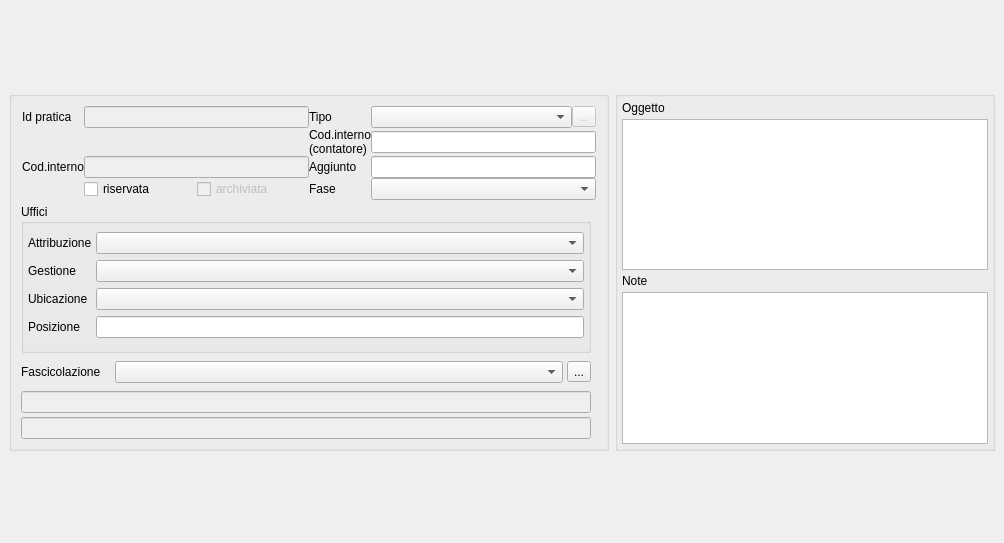
<?xml version="1.0" encoding="UTF-8"?>
<ui version="4.0">
 <class>MainWindow</class>
 <widget class="QMainWindow" name="MainWindow">
  <property name="geometry">
   <rect>
    <x>0</x>
    <y>0</y>
    <width>1004</width>
    <height>543</height>
   </rect>
  </property>
  <property name="windowTitle">
   <string>Pratiche</string>
  </property>
  <property name="searchcolumns" stdset="0">
   <string>&gt;idpratica&lt;,&gt;codiceinterno&lt;,fase,&lt;descrizioner&gt;,&gt;attribuzione&lt;</string>
  </property>
  <property name="sortcolumn" stdset="0">
   <number>0</number>
  </property>
  <property name="sortorder" stdset="0">
   <string>&gt;</string>
  </property>
  <property name="nodelete" stdset="0">
   <bool>true</bool>
  </property>
  <widget class="QWidget" name="centralwidget">
   <layout class="QGridLayout" name="gridLayout_5" columnstretch="0,0,0">
    <item row="0" column="0">
     <widget class="QGroupBox" name="groupBox_2">
      <property name="enabled">
       <bool>true</bool>
      </property>
      <property name="minimumSize">
       <size>
        <width>600</width>
        <height>300</height>
       </size>
      </property>
      <property name="maximumSize">
       <size>
        <width>600</width>
        <height>16777215</height>
       </size>
      </property>
      <property name="title">
       <string/>
      </property>
      <layout class="QGridLayout" name="gridLayout_3">
       <property name="verticalSpacing">
        <number>4</number>
       </property>
       <item row="2" column="0">
        <layout class="QHBoxLayout" name="horizontalLayout_3">
         <property name="spacing">
          <number>4</number>
         </property>
         <property name="topMargin">
          <number>4</number>
         </property>
         <property name="bottomMargin">
          <number>4</number>
         </property>
         <item>
          <widget class="QLabel" name="label_14">
           <property name="minimumSize">
            <size>
             <width>90</width>
             <height>0</height>
            </size>
           </property>
           <property name="maximumSize">
            <size>
             <width>90</width>
             <height>20</height>
            </size>
           </property>
           <property name="text">
            <string>Fascicolazione</string>
           </property>
           <property name="buddy">
            <cstring>comboBoxTitolario</cstring>
           </property>
          </widget>
         </item>
         <item>
          <widget class="com.axiastudio.pypapi.ui.widgets.PyPaPiComboBox" name="comboBoxTitolario">
           <property name="column" stdset="0">
            <string>Fascicolo</string>
           </property>
           <property name="search" stdset="0">
            <bool>true</bool>
           </property>
          </widget>
         </item>
         <item>
          <widget class="QToolButton" name="toolButtonTitolario">
           <property name="enabled">
            <bool>true</bool>
           </property>
           <property name="text">
            <string>...</string>
           </property>
          </widget>
         </item>
        </layout>
       </item>
       <item row="1" column="0">
        <widget class="QGroupBox" name="groupBox_3">
         <property name="title">
          <string>Uffici</string>
         </property>
         <layout class="QGridLayout" name="gridLayout">
          <property name="leftMargin">
           <number>4</number>
          </property>
          <property name="topMargin">
           <number>8</number>
          </property>
          <property name="rightMargin">
           <number>4</number>
          </property>
          <property name="bottomMargin">
           <number>8</number>
          </property>
          <property name="horizontalSpacing">
           <number>4</number>
          </property>
          <property name="verticalSpacing">
           <number>6</number>
          </property>
          <item row="0" column="0">
           <widget class="QLabel" name="label_8">
            <property name="text">
             <string>Attribuzione</string>
            </property>
            <property name="buddy">
             <cstring>comboBox_attribuzione</cstring>
            </property>
           </widget>
          </item>
          <item row="0" column="1">
           <widget class="com.axiastudio.pypapi.ui.widgets.PyPaPiComboBox" name="comboBox_attribuzione">
            <property name="column" stdset="0">
             <string>attribuzione</string>
            </property>
            <property name="search" stdset="0">
             <bool>true</bool>
            </property>
            <property name="export" stdset="0">
             <bool>true</bool>
            </property>
           </widget>
          </item>
          <item row="1" column="0">
           <widget class="QLabel" name="label_9">
            <property name="text">
             <string>Gestione</string>
            </property>
            <property name="buddy">
             <cstring>comboBox_gestione</cstring>
            </property>
           </widget>
          </item>
          <item row="1" column="1">
           <widget class="com.axiastudio.pypapi.ui.widgets.PyPaPiComboBox" name="comboBox_gestione">
            <property name="column" stdset="0">
             <string>gestione</string>
            </property>
            <property name="search" stdset="0">
             <bool>true</bool>
            </property>
            <property name="export" stdset="0">
             <bool>true</bool>
            </property>
           </widget>
          </item>
          <item row="2" column="0">
           <widget class="QLabel" name="label_10">
            <property name="text">
             <string>Ubicazione</string>
            </property>
            <property name="buddy">
             <cstring>comboBox_5</cstring>
            </property>
           </widget>
          </item>
          <item row="2" column="1">
           <widget class="com.axiastudio.pypapi.ui.widgets.PyPaPiComboBox" name="comboBox_5">
            <property name="column" stdset="0">
             <string>ubicazione</string>
            </property>
            <property name="search" stdset="0">
             <bool>true</bool>
            </property>
            <property name="export" stdset="0">
             <bool>true</bool>
            </property>
           </widget>
          </item>
          <item row="3" column="0">
           <widget class="QLabel" name="label_19">
            <property name="text">
             <string>Posizione</string>
            </property>
            <property name="buddy">
             <cstring>lineEdit_4</cstring>
            </property>
           </widget>
          </item>
          <item row="3" column="1">
           <widget class="QLineEdit" name="lineEdit_4">
            <property name="column" stdset="0">
             <string>dettaglioubicazione</string>
            </property>
            <property name="search" stdset="0">
             <bool>true</bool>
            </property>
           </widget>
          </item>
         </layout>
        </widget>
       </item>
       <item row="0" column="0" colspan="2">
        <layout class="QGridLayout" name="gridLayout_2">
         <property name="leftMargin">
          <number>1</number>
         </property>
         <property name="rightMargin">
          <number>1</number>
         </property>
         <property name="bottomMargin">
          <number>0</number>
         </property>
         <item row="0" column="0">
          <widget class="QLabel" name="label">
           <property name="text">
            <string>Id pratica</string>
           </property>
           <property name="buddy">
            <cstring>lineEdit_Idpratica</cstring>
           </property>
          </widget>
         </item>
         <item row="0" column="1">
          <widget class="QLineEdit" name="lineEdit_Idpratica">
           <property name="enabled">
            <bool>false</bool>
           </property>
           <property name="column" stdset="0">
            <string>idpratica</string>
           </property>
           <property name="search" stdset="0">
            <bool>true</bool>
           </property>
           <property name="export" stdset="0">
            <bool>true</bool>
           </property>
          </widget>
         </item>
         <item row="0" column="2">
          <widget class="QLabel" name="label_4">
           <property name="text">
            <string>Tipo</string>
           </property>
           <property name="buddy">
            <cstring>comboBox_tipo</cstring>
           </property>
          </widget>
         </item>
         <item row="1" column="2">
          <widget class="QLabel" name="label_11">
           <property name="text">
            <string>Cod.interno 
(contatore)</string>
           </property>
           <property name="buddy">
            <cstring>lineEdit_ContatoreCodice</cstring>
           </property>
          </widget>
         </item>
         <item row="1" column="3">
          <widget class="QLineEdit" name="lineEdit_ContatoreCodice">
           <property name="enabled">
            <bool>true</bool>
           </property>
           <property name="minimumSize">
            <size>
             <width>180</width>
             <height>0</height>
            </size>
           </property>
           <property name="text">
            <string/>
           </property>
           <property name="column" stdset="0">
            <string>contatorecodice</string>
           </property>
          </widget>
         </item>
         <item row="2" column="0">
          <widget class="QLabel" name="label_5">
           <property name="text">
            <string>Cod.interno</string>
           </property>
           <property name="buddy">
            <cstring>lineEdit_CodInterno</cstring>
           </property>
          </widget>
         </item>
         <item row="2" column="1">
          <widget class="QLineEdit" name="lineEdit_CodInterno">
           <property name="enabled">
            <bool>false</bool>
           </property>
           <property name="minimumSize">
            <size>
             <width>180</width>
             <height>0</height>
            </size>
           </property>
           <property name="text">
            <string/>
           </property>
           <property name="column" stdset="0">
            <string>codiceinterno</string>
           </property>
           <property name="search" stdset="0">
            <bool>true</bool>
           </property>
           <property name="export" stdset="0">
            <bool>true</bool>
           </property>
          </widget>
         </item>
         <item row="2" column="2">
          <widget class="QLabel" name="label_6">
           <property name="text">
            <string>Aggiunto</string>
           </property>
           <property name="buddy">
            <cstring>lineEdit_3</cstring>
           </property>
          </widget>
         </item>
         <item row="2" column="3">
          <widget class="QLineEdit" name="lineEdit_3">
           <property name="sizePolicy">
            <sizepolicy hsizetype="Preferred" vsizetype="Fixed">
             <horstretch>0</horstretch>
             <verstretch>0</verstretch>
            </sizepolicy>
           </property>
           <property name="column" stdset="0">
            <string>codiceaggiuntivo</string>
           </property>
           <property name="search" stdset="0">
            <bool>true</bool>
           </property>
          </widget>
         </item>
         <item row="3" column="2">
          <widget class="QLabel" name="label_7">
           <property name="text">
            <string>Fase</string>
           </property>
           <property name="buddy">
            <cstring>comboBox_fase</cstring>
           </property>
          </widget>
         </item>
         <item row="3" column="3">
          <widget class="com.axiastudio.pypapi.ui.widgets.PyPaPiComboBox" name="comboBox_fase">
           <property name="sizePolicy">
            <sizepolicy hsizetype="Expanding" vsizetype="Fixed">
             <horstretch>0</horstretch>
             <verstretch>0</verstretch>
            </sizepolicy>
           </property>
           <property name="minimumSize">
            <size>
             <width>0</width>
             <height>0</height>
            </size>
           </property>
           <property name="column" stdset="0">
            <string>fase</string>
           </property>
           <property name="search" stdset="0">
            <bool>true</bool>
           </property>
           <property name="export" stdset="0">
            <bool>true</bool>
           </property>
          </widget>
         </item>
         <item row="3" column="1">
          <layout class="QHBoxLayout" name="horizontalLayout">
           <item>
            <widget class="QCheckBox" name="checkBox_riservata">
             <property name="text">
              <string>riservata</string>
             </property>
             <property name="column" stdset="0">
              <string>riservata</string>
             </property>
            </widget>
           </item>
           <item>
            <widget class="QCheckBox" name="checkBox_archiviata">
             <property name="enabled">
              <bool>false</bool>
             </property>
             <property name="text">
              <string>archiviata</string>
             </property>
             <property name="column" stdset="0">
              <string>archiviata</string>
             </property>
             <property name="search" stdset="0">
              <bool>true</bool>
             </property>
            </widget>
           </item>
          </layout>
         </item>
         <item row="0" column="3">
          <layout class="QHBoxLayout" name="horizontalLayout_2">
           <item>
            <widget class="com.axiastudio.pypapi.ui.widgets.PyPaPiComboBox" name="comboBox_tipo">
             <property name="column" stdset="0">
              <string>Tipo</string>
             </property>
             <property name="search" stdset="0">
              <bool>false</bool>
             </property>
            </widget>
           </item>
           <item>
            <widget class="QToolButton" name="toolButtonTipo">
             <property name="enabled">
              <bool>false</bool>
             </property>
             <property name="text">
              <string>...</string>
             </property>
            </widget>
           </item>
          </layout>
         </item>
        </layout>
       </item>
       <item row="4" column="0">
        <widget class="QLineEdit" name="lineEditDescTitolario">
         <property name="enabled">
          <bool>false</bool>
         </property>
        </widget>
       </item>
       <item row="3" column="0">
        <widget class="QLineEdit" name="lineEditTitolario">
         <property name="enabled">
          <bool>false</bool>
         </property>
        </widget>
       </item>
      </layout>
     </widget>
    </item>
    <item row="0" column="1">
     <widget class="QGroupBox" name="groupBox">
      <property name="maximumSize">
       <size>
        <width>16777215</width>
        <height>360</height>
       </size>
      </property>
      <property name="title">
       <string/>
      </property>
      <layout class="QVBoxLayout" name="verticalLayout_2">
       <property name="spacing">
        <number>4</number>
       </property>
       <property name="margin">
        <number>4</number>
       </property>
       <item>
        <widget class="QLabel" name="label_2">
         <property name="text">
          <string>Oggetto</string>
         </property>
         <property name="buddy">
          <cstring>textEdit</cstring>
         </property>
        </widget>
       </item>
       <item>
        <widget class="QTextEdit" name="textEdit">
         <property name="column" stdset="0">
          <string>descrizione</string>
         </property>
         <property name="search" stdset="0">
          <bool>true</bool>
         </property>
         <property name="private" stdset="0">
          <bool>true</bool>
         </property>
         <property name="export" stdset="0">
          <bool>true</bool>
         </property>
        </widget>
       </item>
       <item>
        <widget class="QLabel" name="label_3">
         <property name="text">
          <string>Note</string>
         </property>
         <property name="buddy">
          <cstring>textEdit_2</cstring>
         </property>
        </widget>
       </item>
       <item>
        <widget class="QTextEdit" name="textEdit_2">
         <property name="column" stdset="0">
          <string>note</string>
         </property>
         <property name="search" stdset="0">
          <bool>true</bool>
         </property>
         <property name="private" stdset="0">
          <bool>true</bool>
         </property>
        </widget>
       </item>
      </layout>
     </widget>
    </item>
   </layout>
  </widget>
 </widget>
 <customwidgets>
  <customwidget>
   <class>com.axiastudio.pypapi.ui.widgets.PyPaPiComboBox</class>
   <extends>QComboBox</extends>
   <header>pypapicombobox.h</header>
  </customwidget>
 </customwidgets>
 <tabstops>
  <tabstop>comboBox_tipo</tabstop>
  <tabstop>lineEdit_ContatoreCodice</tabstop>
  <tabstop>lineEdit_3</tabstop>
  <tabstop>textEdit</tabstop>
  <tabstop>comboBox_attribuzione</tabstop>
  <tabstop>comboBox_gestione</tabstop>
  <tabstop>comboBox_5</tabstop>
  <tabstop>lineEdit_4</tabstop>
  <tabstop>comboBoxTitolario</tabstop>
  <tabstop>textEdit_2</tabstop>
  <tabstop>lineEdit_CodInterno</tabstop>
  <tabstop>toolButtonTitolario</tabstop>
  <tabstop>lineEdit_Idpratica</tabstop>
  <tabstop>checkBox_riservata</tabstop>
  <tabstop>checkBox_archiviata</tabstop>
  <tabstop>comboBox_fase</tabstop>
  <tabstop>toolButtonTipo</tabstop>
  <tabstop>lineEditTitolario</tabstop>
  <tabstop>lineEditDescTitolario</tabstop>
 </tabstops>
 <resources/>
 <connections/>
</ui>
